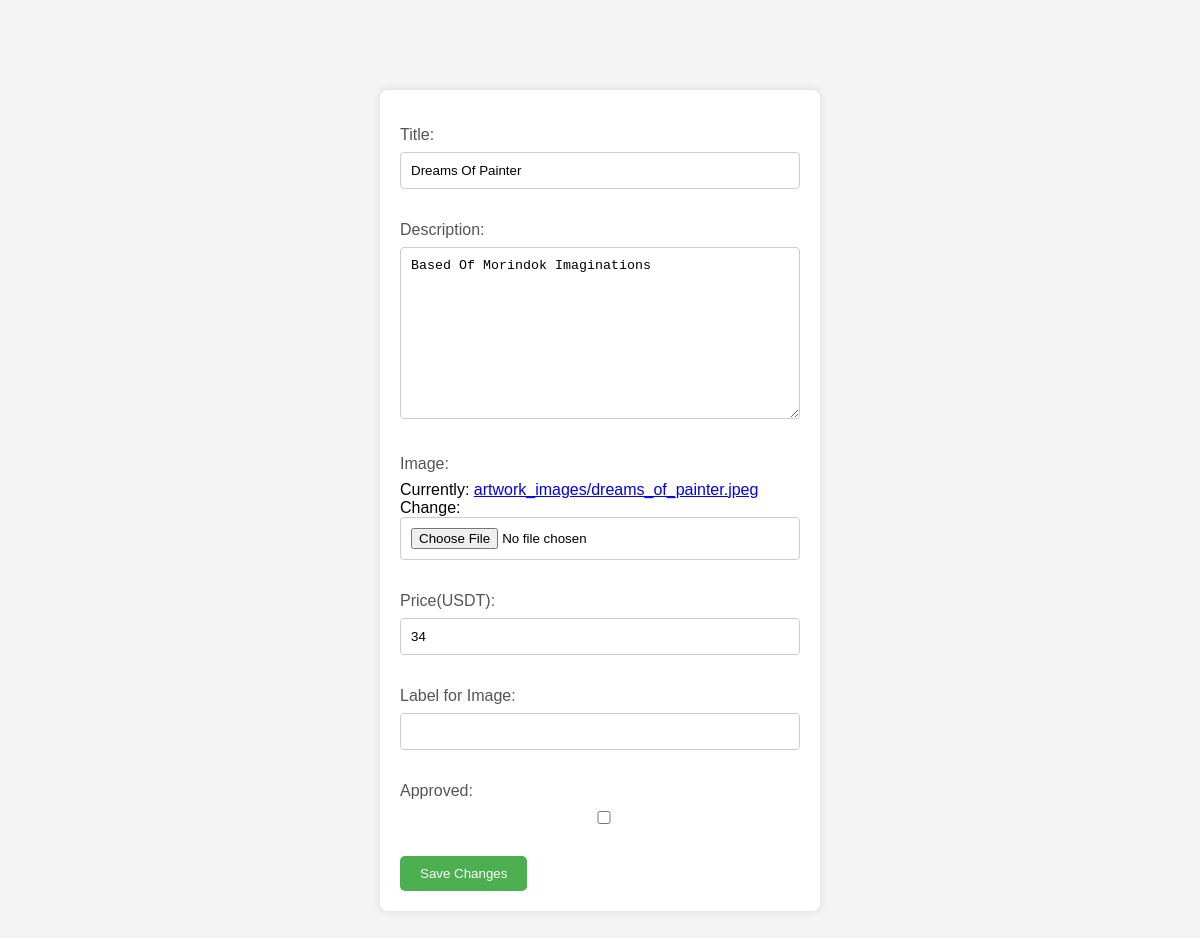
Screenshot of /edit_artwork/1/ (signed in) with the database file from the repository.
### accounts/models.py (models this page shows, shortened)
class Artwork(models.Model):
    title = models.CharField(max_length=35)
    description = models.TextField(max_length=100)
    price = models.PositiveIntegerField(default=0, max_length=10000000)
    image = models.ImageField(upload_to='public_html/media')
    uploaded_by = models.ForeignKey(User, on_delete=models.CASCADE, related_name='uploaded_by_artworks')
    approved = models.BooleanField(default=False)
    likes = models.IntegerField(default=0)
    liked_by = models.ManyToManyField(User, related_name='liked_artworks', blank=True)
    comments = models.ManyToManyField(Comment, related_name='artwork_comments')
    current_bid_amount = models.PositiveIntegerField(default=0, verbose_name='مبلغ فعلی مزایده')
    current_highest_bidder = models.ForeignKey(User, on_delete=models.SET_NULL, null=True, related_name='current_highest_bidder_artworks')

### accounts/views.py (the view)
# urls.py: path('edit_artwork/<int:artwork_id>/', edit_artwork, name='edit_artwork'),
@login_required(login_url='login')
def edit_artwork(request, artwork_id):
    artwork = get_object_or_404(Artwork, id=artwork_id)
    if request.method == 'POST':
        form = ArtworkForm(request.POST, instance=artwork)
        if form.is_valid():
            artwork = form.save(commit=False)
            artwork.approved = False
            artwork.save()
            return redirect('gallery')
    else:
        form = ArtworkForm(instance=artwork)
    return render(request, 'edit_artwork.html', {'artwork': artwork, 'form': form})

### accounts/forms.py
class ArtworkForm(forms.ModelForm):
    label_text = forms.CharField(label='Label for Image', required=False)
    class Meta:
        model = Artwork
        fields = ['title', 'description', 'image', 'price']
        labels = {
            'price': 'Price(USDT)',
        }
    approved = forms.BooleanField(initial=False)

### accounts/templates/edit_artwork.html (shortened to what this page needs)
<!DOCTYPE html>
<html lang="fa">
<head>
</head>
<body>
    <form method="POST" enctype="multipart/form-data">
        {{ form.as_p }}
        <button type="submit">Save Changes</button>
    </form>
</body>
</html>

### accounts/templates/edit_artwork.html (style rules this page uses)
body { font-family: 'Tahoma', sans-serif; background-color: #f4f4f4; margin-top:100px; margin-bottom: 100px; padding: 0; display: flex; align-items: center; justify-content: center; height: 100vh; }
form { max-width: 400px; width: 100%; background-color: #fff; padding: 20px; border-radius: 8px; box-shadow: 0 0 10px rgba(0, 0, 0, 0.1); }
form label { display: block; margin-bottom: 8px; color: #555; }
form input, form textarea, form select { width: 100%; padding: 10px; margin-bottom: 16px; border: 1px solid #ccc; border-radius: 4px; box-sizing: border-box; }
form button { background-color: #4CAF50; color: white; padding: 10px 20px; border: none; border-radius: 5px; cursor: pointer; }

### rows the page displays
Artwork: title "Dreams Of Painter", description "Based Of Morindok Imaginations", price "34"
